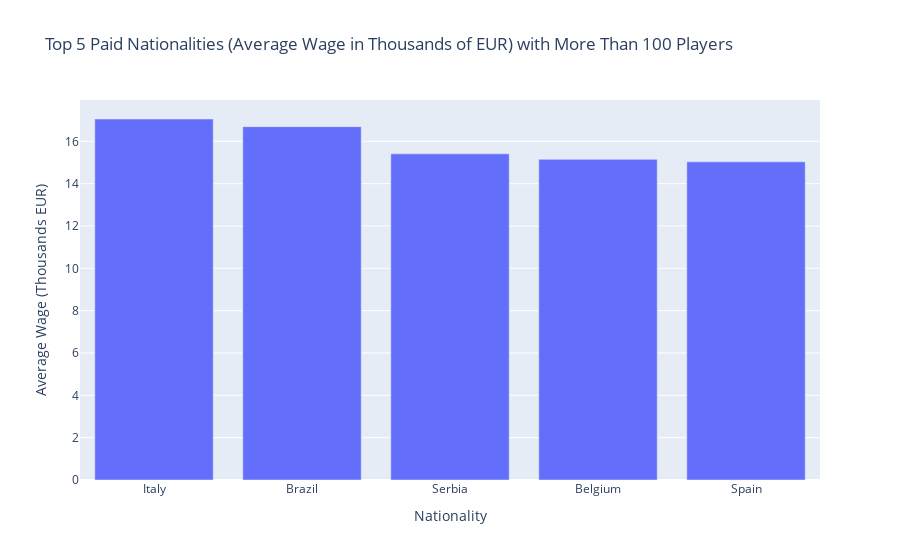

Notebook cell for this chart:
### Code cell
import pandas as pd
import plotly.express as px

# Load dataset
file_path = "nonEncoded.csv"
df = pd.read_csv(file_path)

# Ensure 'Wage' column exists and is numeric
if 'Wage' in df.columns and pd.api.types.is_numeric_dtype(df['Wage']):
    df['Wage_K'] = df['Wage'] / 1000  # Convert to thousands
else:
    raise ValueError("Column 'Wage' is missing or not numeric")

# Count number of players per nationality
nationality_counts = df['Nationality'].value_counts()

# Filter nationalities with more than 3 players
df_filtered = df[df['Nationality'].isin(nationality_counts[nationality_counts > 100].index)]

# Group by nationality and calculate average wage
avg_wage_by_nationality = df_filtered.groupby('Nationality', as_index=False)['Wage_K'].mean()

# Drop missing values and get top 5
top5_paid = avg_wage_by_nationality.dropna().sort_values(by='Wage_K', ascending=False).head(5)

# Print results
print("Top 5 Paid Nationalities (Average Wage in Thousands of EUR) with More Than 100 Players:")
print(top5_paid)

# Plot as bar chart
fig = px.bar(
    top5_paid,
    x='Nationality',
    y='Wage_K',
    title="Top 5 Paid Nationalities (Average Wage in Thousands of EUR) with More Than 100 Players",
    labels={'Wage_K': 'Average Wage (Thousands EUR)'}
)
fig.show()

### Figure 1 — Plotly figure (JSON) as saved in the notebook; plotly's stock layout.template omitted (floating-point values rounded to 4 significant figures)
{"data": [{"alignmentgroup": "True", "hovertemplate": "Nationality=%{x}<br>Average Wage (Thousands EUR)=%{y}<extra></extra>", "legendgroup": "", "marker": {"color": "#636efa", "pattern": {"shape": ""}}, "name": "", "offsetgroup": "", "orientation": "v", "showlegend": false, "textposition": "auto", "type": "bar", "x": ["Italy", "Brazil", "Serbia", "Belgium", "Spain"], "xaxis": "x", "y": [17.05, 16.69, 15.41, 15.15, 15.03], "yaxis": "y"}], "layout": {"autosize": true, "barmode": "relative", "legend": {"tracegroupgap": 0}, "title": {"text": "Top 5 Paid Nationalities (Average Wage in Thousands of EUR) with More Than 100 Players"}, "xaxis": {"anchor": "y", "autorange": true, "domain": [0, 1], "range": [-0.5, 4.5], "title": {"text": "Nationality"}, "type": "category"}, "yaxis": {"anchor": "x", "autorange": true, "domain": [0, 1], "range": [0, 17.95], "title": {"text": "Average Wage (Thousands EUR)"}, "type": "linear"}}}
